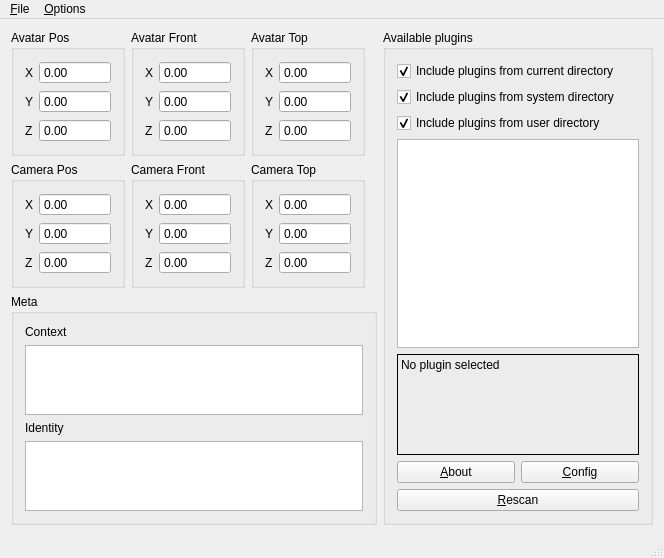
<?xml version="1.0" encoding="UTF-8"?>
<ui version="4.0">
 <class>MumblePAHelper</class>
 <widget class="QMainWindow" name="MumblePAHelper">
  <property name="geometry">
   <rect>
    <x>0</x>
    <y>0</y>
    <width>664</width>
    <height>500</height>
   </rect>
  </property>
  <property name="windowTitle">
   <string>MumblePAHelper</string>
  </property>
  <property name="windowIcon">
   <iconset>
    <normaloff>resources/MumblePAHelper.ico</normaloff>resources/MumblePAHelper.ico</iconset>
  </property>
  <property name="statusTip">
   <string/>
  </property>
  <widget class="QWidget" name="centralWidget">
   <layout class="QGridLayout" name="gridLayout">
    <item row="0" column="0">
     <widget class="QGroupBox" name="qgbAvatarPos">
      <property name="title">
       <string>Avatar Pos</string>
      </property>
      <layout class="QFormLayout" name="formLayout_4">
       <item row="0" column="0">
        <widget class="QLabel" name="qdsbAPX_label">
         <property name="text">
          <string>X</string>
         </property>
        </widget>
       </item>
       <item row="0" column="1">
        <widget class="QDoubleSpinBox" name="qdsbAPX">
         <property name="autoFillBackground">
          <bool>false</bool>
         </property>
         <property name="readOnly">
          <bool>true</bool>
         </property>
         <property name="buttonSymbols">
          <enum>QAbstractSpinBox::NoButtons</enum>
         </property>
         <property name="prefix">
          <string/>
         </property>
         <property name="minimum">
          <double>-999999999.000000000000000</double>
         </property>
         <property name="maximum">
          <double>999999999.000000000000000</double>
         </property>
        </widget>
       </item>
       <item row="1" column="0">
        <widget class="QLabel" name="qdsbAPY_label">
         <property name="text">
          <string>Y</string>
         </property>
        </widget>
       </item>
       <item row="1" column="1">
        <widget class="QDoubleSpinBox" name="qdsbAPY">
         <property name="frame">
          <bool>true</bool>
         </property>
         <property name="readOnly">
          <bool>true</bool>
         </property>
         <property name="buttonSymbols">
          <enum>QAbstractSpinBox::NoButtons</enum>
         </property>
         <property name="accelerated">
          <bool>false</bool>
         </property>
         <property name="correctionMode">
          <enum>QAbstractSpinBox::CorrectToPreviousValue</enum>
         </property>
         <property name="prefix">
          <string/>
         </property>
         <property name="minimum">
          <double>-999999999.000000000000000</double>
         </property>
         <property name="maximum">
          <double>999999999.000000000000000</double>
         </property>
        </widget>
       </item>
       <item row="2" column="0">
        <widget class="QLabel" name="qdsbAPZ_label">
         <property name="text">
          <string>Z</string>
         </property>
        </widget>
       </item>
       <item row="2" column="1">
        <widget class="QDoubleSpinBox" name="qdsbAPZ">
         <property name="readOnly">
          <bool>true</bool>
         </property>
         <property name="buttonSymbols">
          <enum>QAbstractSpinBox::NoButtons</enum>
         </property>
         <property name="prefix">
          <string/>
         </property>
         <property name="minimum">
          <double>-999999999.000000000000000</double>
         </property>
         <property name="maximum">
          <double>999999999.000000000000000</double>
         </property>
        </widget>
       </item>
      </layout>
     </widget>
    </item>
    <item row="1" column="0">
     <widget class="QGroupBox" name="qgbCameraPos">
      <property name="title">
       <string>Camera Pos</string>
      </property>
      <layout class="QFormLayout" name="formLayout_8">
       <item row="0" column="0">
        <widget class="QLabel" name="qdsbCPX_label">
         <property name="text">
          <string>X</string>
         </property>
        </widget>
       </item>
       <item row="0" column="1">
        <widget class="QDoubleSpinBox" name="qdsbCPX">
         <property name="readOnly">
          <bool>true</bool>
         </property>
         <property name="buttonSymbols">
          <enum>QAbstractSpinBox::NoButtons</enum>
         </property>
         <property name="prefix">
          <string/>
         </property>
         <property name="minimum">
          <double>-999999999.000000000000000</double>
         </property>
         <property name="maximum">
          <double>999999999.000000000000000</double>
         </property>
        </widget>
       </item>
       <item row="1" column="0">
        <widget class="QLabel" name="qdsbCPY_label">
         <property name="text">
          <string>Y</string>
         </property>
        </widget>
       </item>
       <item row="1" column="1">
        <widget class="QDoubleSpinBox" name="qdsbCPY">
         <property name="readOnly">
          <bool>true</bool>
         </property>
         <property name="buttonSymbols">
          <enum>QAbstractSpinBox::NoButtons</enum>
         </property>
         <property name="prefix">
          <string/>
         </property>
         <property name="minimum">
          <double>-999999999.000000000000000</double>
         </property>
         <property name="maximum">
          <double>999999999.000000000000000</double>
         </property>
        </widget>
       </item>
       <item row="2" column="0">
        <widget class="QLabel" name="qdsbCPZ_label">
         <property name="text">
          <string>Z</string>
         </property>
        </widget>
       </item>
       <item row="2" column="1">
        <widget class="QDoubleSpinBox" name="qdsbCPZ">
         <property name="readOnly">
          <bool>true</bool>
         </property>
         <property name="buttonSymbols">
          <enum>QAbstractSpinBox::NoButtons</enum>
         </property>
         <property name="prefix">
          <string/>
         </property>
         <property name="minimum">
          <double>-999999999.000000000000000</double>
         </property>
         <property name="maximum">
          <double>999999999.000000000000000</double>
         </property>
        </widget>
       </item>
      </layout>
     </widget>
    </item>
    <item row="2" column="0" colspan="5">
     <widget class="QGroupBox" name="qgbMeta">
      <property name="title">
       <string>Meta</string>
      </property>
      <layout class="QGridLayout" name="gridLayout_2">
       <item row="0" column="0">
        <widget class="QLabel" name="qpteContext_label">
         <property name="text">
          <string>Context</string>
         </property>
        </widget>
       </item>
       <item row="1" column="0" colspan="2">
        <widget class="QPlainTextEdit" name="qpteContext">
         <property name="readOnly">
          <bool>true</bool>
         </property>
        </widget>
       </item>
       <item row="2" column="0">
        <widget class="QLabel" name="qpteIdentity_label">
         <property name="text">
          <string>Identity</string>
         </property>
        </widget>
       </item>
       <item row="3" column="0" colspan="2">
        <widget class="QPlainTextEdit" name="qpteIdentity">
         <property name="readOnly">
          <bool>true</bool>
         </property>
        </widget>
       </item>
      </layout>
     </widget>
    </item>
    <item row="0" column="5" rowspan="3">
     <widget class="QGroupBox" name="groupBox">
      <property name="title">
       <string>Available plugins</string>
      </property>
      <layout class="QGridLayout" name="gridLayout_3">
       <item row="5" column="1" rowspan="2" colspan="2">
        <widget class="QListWidget" name="qlwPlugins">
         <property name="selectionMode">
          <enum>QAbstractItemView::SingleSelection</enum>
         </property>
        </widget>
       </item>
       <item row="7" column="1" colspan="2">
        <widget class="QLabel" name="qlPluginInfo">
         <property name="frameShape">
          <enum>QFrame::Box</enum>
         </property>
         <property name="frameShadow">
          <enum>QFrame::Plain</enum>
         </property>
         <property name="text">
          <string>No plugin selected</string>
         </property>
         <property name="alignment">
          <set>Qt::AlignLeading|Qt::AlignLeft|Qt::AlignTop</set>
         </property>
         <property name="wordWrap">
          <bool>true</bool>
         </property>
        </widget>
       </item>
       <item row="2" column="1" colspan="2">
        <widget class="QCheckBox" name="qcbUserPlugins">
         <property name="text">
          <string>Include plugins from user directory</string>
         </property>
         <property name="checked">
          <bool>true</bool>
         </property>
        </widget>
       </item>
       <item row="0" column="1" colspan="2">
        <widget class="QCheckBox" name="qcbCurrentDirectoryPlugins">
         <property name="text">
          <string>Include plugins from current directory</string>
         </property>
         <property name="checked">
          <bool>true</bool>
         </property>
        </widget>
       </item>
       <item row="1" column="1" colspan="2">
        <widget class="QCheckBox" name="qcbSystemPlugins">
         <property name="text">
          <string>Include plugins from system directory</string>
         </property>
         <property name="checked">
          <bool>true</bool>
         </property>
        </widget>
       </item>
       <item row="9" column="1">
        <widget class="QPushButton" name="qpbAbout">
         <property name="text">
          <string>&amp;About</string>
         </property>
        </widget>
       </item>
       <item row="9" column="2">
        <widget class="QPushButton" name="qpbConfig">
         <property name="text">
          <string>&amp;Config</string>
         </property>
        </widget>
       </item>
       <item row="10" column="1" colspan="2">
        <widget class="QPushButton" name="qpbRescan">
         <property name="text">
          <string>&amp;Rescan</string>
         </property>
        </widget>
       </item>
      </layout>
     </widget>
    </item>
    <item row="0" column="1">
     <widget class="QGroupBox" name="qgbAvatarFront">
      <property name="title">
       <string>Avatar Front</string>
      </property>
      <layout class="QFormLayout" name="formLayout_2">
       <item row="0" column="0">
        <widget class="QLabel" name="qdsbAFX_label">
         <property name="text">
          <string>X</string>
         </property>
        </widget>
       </item>
       <item row="0" column="1">
        <widget class="QDoubleSpinBox" name="qdsbAFX">
         <property name="readOnly">
          <bool>true</bool>
         </property>
         <property name="buttonSymbols">
          <enum>QAbstractSpinBox::NoButtons</enum>
         </property>
         <property name="prefix">
          <string/>
         </property>
         <property name="minimum">
          <double>-999999999.000000000000000</double>
         </property>
         <property name="maximum">
          <double>999999999.000000000000000</double>
         </property>
        </widget>
       </item>
       <item row="1" column="0">
        <widget class="QLabel" name="qdsbAFY_label">
         <property name="text">
          <string>Y</string>
         </property>
        </widget>
       </item>
       <item row="1" column="1">
        <widget class="QDoubleSpinBox" name="qdsbAFY">
         <property name="readOnly">
          <bool>true</bool>
         </property>
         <property name="buttonSymbols">
          <enum>QAbstractSpinBox::NoButtons</enum>
         </property>
         <property name="prefix">
          <string/>
         </property>
         <property name="minimum">
          <double>-999999999.000000000000000</double>
         </property>
         <property name="maximum">
          <double>999999999.000000000000000</double>
         </property>
        </widget>
       </item>
       <item row="2" column="0">
        <widget class="QLabel" name="qdsbAFZ_label">
         <property name="text">
          <string>Z</string>
         </property>
        </widget>
       </item>
       <item row="2" column="1">
        <widget class="QDoubleSpinBox" name="qdsbAFZ">
         <property name="readOnly">
          <bool>true</bool>
         </property>
         <property name="buttonSymbols">
          <enum>QAbstractSpinBox::NoButtons</enum>
         </property>
         <property name="prefix">
          <string/>
         </property>
         <property name="minimum">
          <double>-999999999.000000000000000</double>
         </property>
         <property name="maximum">
          <double>999999999.000000000000000</double>
         </property>
        </widget>
       </item>
      </layout>
     </widget>
    </item>
    <item row="1" column="1">
     <widget class="QGroupBox" name="qgbCameraFront">
      <property name="title">
       <string>Camera Front</string>
      </property>
      <layout class="QFormLayout" name="formLayout_9">
       <item row="0" column="0">
        <widget class="QLabel" name="qdsbCFX_label">
         <property name="text">
          <string>X</string>
         </property>
        </widget>
       </item>
       <item row="0" column="1">
        <widget class="QDoubleSpinBox" name="qdsbCFX">
         <property name="readOnly">
          <bool>true</bool>
         </property>
         <property name="buttonSymbols">
          <enum>QAbstractSpinBox::NoButtons</enum>
         </property>
         <property name="prefix">
          <string/>
         </property>
         <property name="minimum">
          <double>-999999999.000000000000000</double>
         </property>
         <property name="maximum">
          <double>999999999.000000000000000</double>
         </property>
        </widget>
       </item>
       <item row="1" column="0">
        <widget class="QLabel" name="qdsbCFY_label">
         <property name="text">
          <string>Y</string>
         </property>
        </widget>
       </item>
       <item row="1" column="1">
        <widget class="QDoubleSpinBox" name="qdsbCFY">
         <property name="readOnly">
          <bool>true</bool>
         </property>
         <property name="buttonSymbols">
          <enum>QAbstractSpinBox::NoButtons</enum>
         </property>
         <property name="prefix">
          <string/>
         </property>
         <property name="minimum">
          <double>-999999999.000000000000000</double>
         </property>
         <property name="maximum">
          <double>999999999.000000000000000</double>
         </property>
        </widget>
       </item>
       <item row="2" column="0">
        <widget class="QLabel" name="qdsbCFZ_label">
         <property name="text">
          <string>Z</string>
         </property>
        </widget>
       </item>
       <item row="2" column="1">
        <widget class="QDoubleSpinBox" name="qdsbCFZ">
         <property name="readOnly">
          <bool>true</bool>
         </property>
         <property name="buttonSymbols">
          <enum>QAbstractSpinBox::NoButtons</enum>
         </property>
         <property name="prefix">
          <string/>
         </property>
         <property name="minimum">
          <double>-999999999.000000000000000</double>
         </property>
         <property name="maximum">
          <double>999999999.000000000000000</double>
         </property>
        </widget>
       </item>
      </layout>
     </widget>
    </item>
    <item row="0" column="2">
     <widget class="QGroupBox" name="qgbAvatarTop">
      <property name="title">
       <string>Avatar Top</string>
      </property>
      <layout class="QFormLayout" name="formLayout_3">
       <item row="0" column="0">
        <widget class="QLabel" name="qdsbATX_label">
         <property name="text">
          <string>X</string>
         </property>
        </widget>
       </item>
       <item row="0" column="1">
        <widget class="QDoubleSpinBox" name="qdsbATX">
         <property name="readOnly">
          <bool>true</bool>
         </property>
         <property name="buttonSymbols">
          <enum>QAbstractSpinBox::NoButtons</enum>
         </property>
         <property name="prefix">
          <string/>
         </property>
         <property name="minimum">
          <double>-999999999.000000000000000</double>
         </property>
         <property name="maximum">
          <double>999999999.000000000000000</double>
         </property>
        </widget>
       </item>
       <item row="1" column="0">
        <widget class="QLabel" name="qdsbATY_label">
         <property name="text">
          <string>Y</string>
         </property>
        </widget>
       </item>
       <item row="1" column="1">
        <widget class="QDoubleSpinBox" name="qdsbATY">
         <property name="readOnly">
          <bool>true</bool>
         </property>
         <property name="buttonSymbols">
          <enum>QAbstractSpinBox::NoButtons</enum>
         </property>
         <property name="prefix">
          <string/>
         </property>
         <property name="minimum">
          <double>-999999999.000000000000000</double>
         </property>
         <property name="maximum">
          <double>999999999.000000000000000</double>
         </property>
        </widget>
       </item>
       <item row="2" column="0">
        <widget class="QLabel" name="qdsbATZ_label">
         <property name="text">
          <string>Z</string>
         </property>
        </widget>
       </item>
       <item row="2" column="1">
        <widget class="QDoubleSpinBox" name="qdsbATZ">
         <property name="readOnly">
          <bool>true</bool>
         </property>
         <property name="buttonSymbols">
          <enum>QAbstractSpinBox::NoButtons</enum>
         </property>
         <property name="prefix">
          <string/>
         </property>
         <property name="minimum">
          <double>-999999999.000000000000000</double>
         </property>
         <property name="maximum">
          <double>999999999.000000000000000</double>
         </property>
        </widget>
       </item>
      </layout>
     </widget>
    </item>
    <item row="1" column="2">
     <widget class="QGroupBox" name="qgbCameraTop">
      <property name="title">
       <string>Camera Top</string>
      </property>
      <layout class="QFormLayout" name="formLayout_10">
       <property name="fieldGrowthPolicy">
        <enum>QFormLayout::AllNonFixedFieldsGrow</enum>
       </property>
       <item row="0" column="0">
        <widget class="QLabel" name="qdsbCTX_label">
         <property name="text">
          <string>X</string>
         </property>
        </widget>
       </item>
       <item row="0" column="1">
        <widget class="QDoubleSpinBox" name="qdsbCTX">
         <property name="readOnly">
          <bool>true</bool>
         </property>
         <property name="buttonSymbols">
          <enum>QAbstractSpinBox::NoButtons</enum>
         </property>
         <property name="prefix">
          <string/>
         </property>
         <property name="minimum">
          <double>-999999999.000000000000000</double>
         </property>
         <property name="maximum">
          <double>999999999.000000000000000</double>
         </property>
        </widget>
       </item>
       <item row="1" column="0">
        <widget class="QLabel" name="qdsbCTY_label">
         <property name="text">
          <string>Y</string>
         </property>
        </widget>
       </item>
       <item row="1" column="1">
        <widget class="QDoubleSpinBox" name="qdsbCTY">
         <property name="readOnly">
          <bool>true</bool>
         </property>
         <property name="buttonSymbols">
          <enum>QAbstractSpinBox::NoButtons</enum>
         </property>
         <property name="prefix">
          <string/>
         </property>
         <property name="minimum">
          <double>-999999999.000000000000000</double>
         </property>
         <property name="maximum">
          <double>999999999.000000000000000</double>
         </property>
        </widget>
       </item>
       <item row="2" column="0">
        <widget class="QLabel" name="qdsbCTZ_label">
         <property name="text">
          <string>Z</string>
         </property>
        </widget>
       </item>
       <item row="2" column="1">
        <widget class="QDoubleSpinBox" name="qdsbCTZ">
         <property name="readOnly">
          <bool>true</bool>
         </property>
         <property name="buttonSymbols">
          <enum>QAbstractSpinBox::NoButtons</enum>
         </property>
         <property name="prefix">
          <string/>
         </property>
         <property name="minimum">
          <double>-999999999.000000000000000</double>
         </property>
         <property name="maximum">
          <double>999999999.000000000000000</double>
         </property>
        </widget>
       </item>
      </layout>
     </widget>
    </item>
   </layout>
  </widget>
  <widget class="QMenuBar" name="menuBar">
   <property name="geometry">
    <rect>
     <x>0</x>
     <y>0</y>
     <width>664</width>
     <height>21</height>
    </rect>
   </property>
   <widget class="QMenu" name="menuFile">
    <property name="title">
     <string>&amp;File</string>
    </property>
    <addaction name="action_Quit"/>
   </widget>
   <widget class="QMenu" name="menu_Edit">
    <property name="title">
     <string>&amp;Options</string>
    </property>
    <addaction name="action_Unlink"/>
    <addaction name="action_Rescan"/>
    <addaction name="separator"/>
    <addaction name="action_SetUserPluginsLocation"/>
    <addaction name="action_SetSystemPluginsLocation"/>
   </widget>
   <addaction name="menuFile"/>
   <addaction name="menu_Edit"/>
  </widget>
  <widget class="QStatusBar" name="statusBar"/>
  <action name="action_Quit">
   <property name="text">
    <string>&amp;Quit</string>
   </property>
  </action>
  <action name="action_Unlink">
   <property name="text">
    <string>&amp;Unlink</string>
   </property>
  </action>
  <action name="action_Rescan">
   <property name="text">
    <string>&amp;Rescan</string>
   </property>
  </action>
  <action name="action_SetUserPluginsLocation">
   <property name="text">
    <string>Set user plugins directory...</string>
   </property>
  </action>
  <action name="action_SetSystemPluginsLocation">
   <property name="text">
    <string>Set system plugins directory...</string>
   </property>
  </action>
 </widget>
 <layoutdefault spacing="6" margin="11"/>
 <resources/>
 <connections>
  <connection>
   <sender>qpbRescan</sender>
   <signal>clicked()</signal>
   <receiver>action_Rescan</receiver>
   <slot>trigger()</slot>
   <hints>
    <hint type="sourcelabel">
     <x>451</x>
     <y>504</y>
    </hint>
    <hint type="destinationlabel">
     <x>-1</x>
     <y>-1</y>
    </hint>
   </hints>
  </connection>
 </connections>
</ui>
